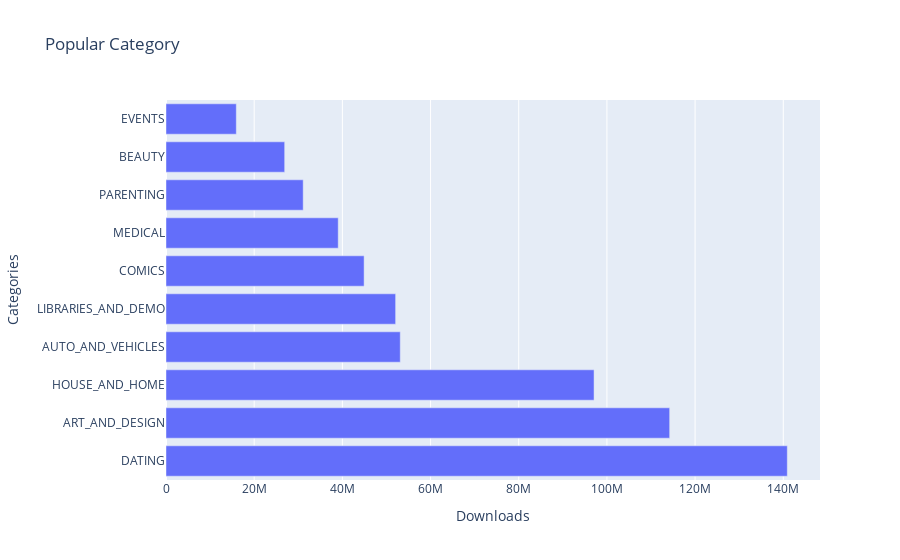

The notebook cell this image was saved under:
### Code cell
Hbar.update_layout(xaxis_title="Downloads", yaxis_title="Categories")
Hbar.show()

### Figure 1 — Plotly figure (JSON) as saved in the notebook; plotly's stock layout.template omitted (floating-point values rounded to 4 significant figures)
{"data": [{"alignmentgroup": "True", "hovertemplate": "x=%{x}<br>y=%{y}<extra></extra>", "legendgroup": "", "marker": {"color": "#636efa", "pattern": {"shape": ""}}, "name": "", "offsetgroup": "", "orientation": "h", "showlegend": false, "textposition": "auto", "type": "bar", "x": [140912410, 114233100, 97082000, 53129800, 52083000, 44931100, 39062676, 31116110, 26916200, 15949410], "xaxis": "x", "y": ["DATING", "ART_AND_DESIGN", "HOUSE_AND_HOME", "AUTO_AND_VEHICLES", "LIBRARIES_AND_DEMO", "COMICS", "MEDICAL", "PARENTING", "BEAUTY", "EVENTS"], "yaxis": "y"}], "layout": {"barmode": "relative", "legend": {"tracegroupgap": 0}, "title": {"text": "Popular Category"}, "xaxis": {"anchor": "y", "domain": [0, 1], "title": {"text": "Downloads"}}, "yaxis": {"anchor": "x", "domain": [0, 1], "title": {"text": "Categories"}}}}
